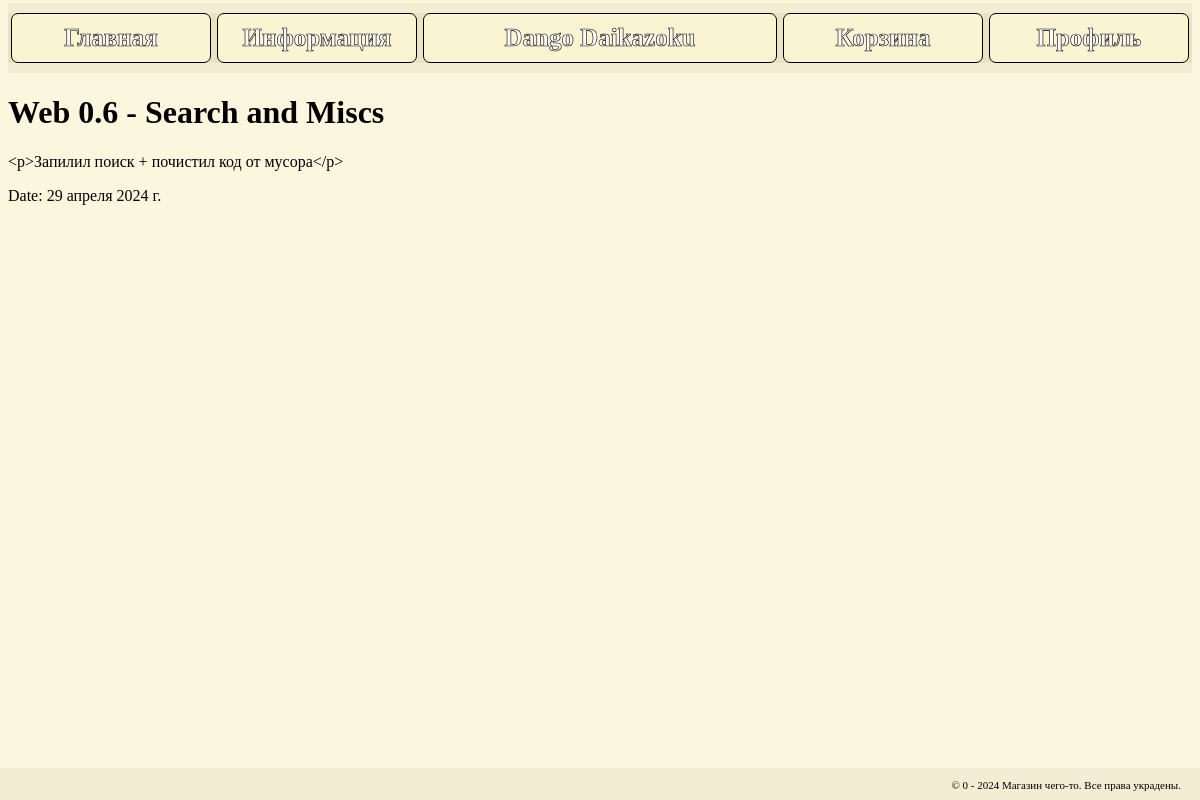
The app's page /news/web-06-search-and-miscs/ with its own data.
### shop/models.py (models this page shows, shortened)
class News (models.Model):
    date = models.DateField()
    title = models.CharField(max_length=40)
    content = models.CharField(max_length=600)
    slug = models.SlugField(max_length=255, verbose_name='Url', unique=True)
    class Meta:
        ordering = ['date']
        verbose_name = 'Статья'
        verbose_name_plural = 'Новости'

### shop/views.py (the view)
# urls.py: path('news/<str:slug>/', news_detail, name='news_detail'),
def news_detail(request, slug):
    news_item = get_object_or_404(News, slug=slug)
    return render(request, 'shop/news_detail.html', {'news_item': news_item})

### shop/templates/shop/news_detail.html
{% extends "shop/base.html" %}
{% load static %}
{% load cache %}
{% block header %}
    {% cache 300 header %}
        {% include "inc/_header.html" %}
    {% endcache %}
{% endblock %}
{% block content %}
    <h1>{{ news_item.title }}</h1>
    <p>{{ news_item.content }}</p>
    <p>Date: {{ news_item.date }}</p>
{% endblock %}
{% block footer %}
    {% cache 300 footer %}
        {% include "inc/_footer.html" %}
    {% endcache %}
{% endblock %}

### static/style.css (style rules this page uses)
body { color: black; background: #FBF6DE; margin-bottom: 2em; font-family: "Comic Sans MS"; }

### records on screen
News: title "Web 0.6 - Search and Miscs", content "<p>Запилил поиск + почистил код от мусора</p>", date "29 апреля 2024 г."
